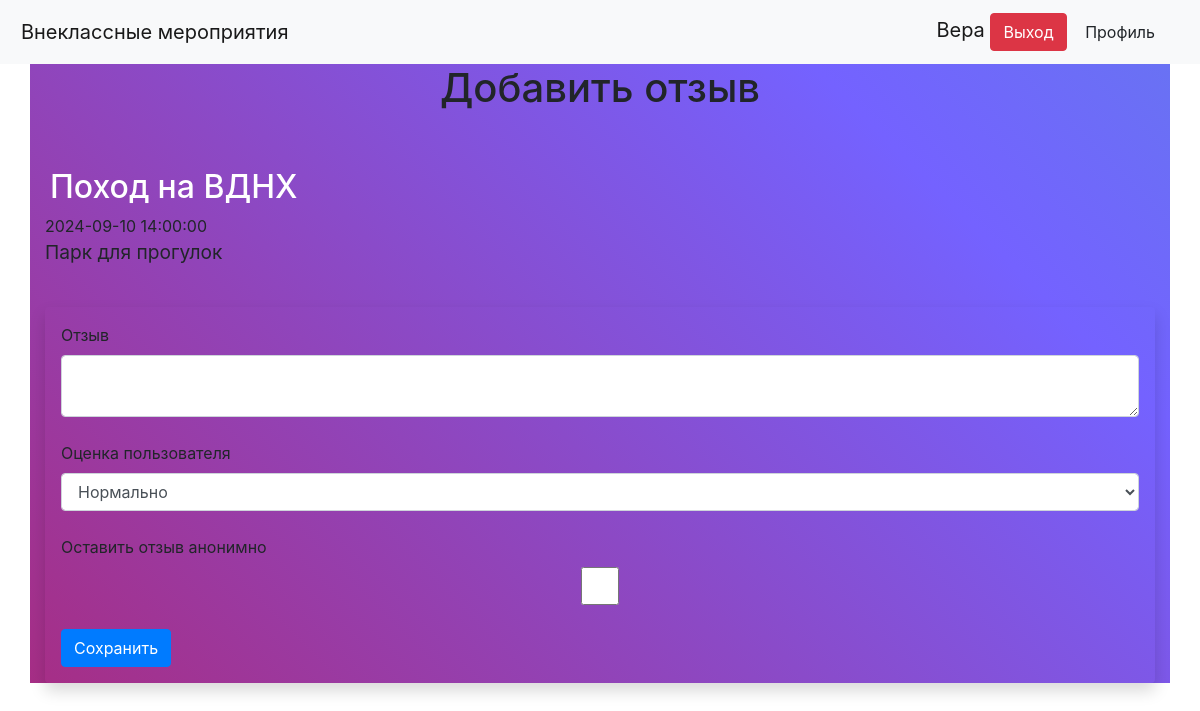
The page /events/5/feedbacks/add/ (signed in) on the database its author committed.
### data/users.py (models this page shows, shortened)
class User(SqlAlchemyBase, UserMixin):
    __tablename__ = 'users'
    id = db.Column(db.Integer, primary_key=True, autoincrement=True)
    name = db.Column(db.VARCHAR, nullable=True)
    email = db.Column(db.VARCHAR, index=True, unique=True, nullable=True)
    last_name = db.Column(db.VARCHAR, nullable=True)
    fathers_name = db.Column(db.VARCHAR, nullable=True)
    occupation = db.Column(db.VARCHAR, nullable=True)
    school_num = db.Column(db.VARCHAR, nullable=True)
    class_num = db.Column(db.VARCHAR, nullable=True)
    city = db.Column(db.VARCHAR, nullable=True)
    about = db.Column(db.VARCHAR, nullable=True)
    hashed_password = db.Column(db.VARCHAR, nullable=True)
    created_date = db.Column(db.DateTime, default=datetime.datetime.now)
    is_active = db.Column(db.CHAR, nullable=True)
    profile_picture = db.Column(db.VARCHAR, nullable=True)
    events = orm.relationship("Events", backref='event_poster')
    feedbacks = orm.relationship("Feedbacks", backref='feedback_poster')

### data/events.py (models this page shows)
class Events(SqlAlchemyBase):
    __tablename__ = 'events'
    id = db.Column(db.Integer, primary_key=True, autoincrement=True)
    title = db.Column(db.VARCHAR, nullable=False)
    description = db.Column(db.VARCHAR, nullable=False)
    event_picture = db.Column(db.VARCHAR, nullable=True)
    event_date_time = db.Column(db.DateTime, default=datetime.datetime.now)
    created_date = db.Column(db.DateTime, default=datetime.datetime.now)
    poster_id = db.Column(db.Integer, db.ForeignKey("users.id"))
    category_id = db.Column(db.Integer, db.ForeignKey("categories.id"))
    feedbacks = orm.relationship("Feedbacks", backref='event')

### main.py (the view, shortened to what this page needs)
@app.route('/events/<int:event_id>/feedbacks/add/', methods=['GET', 'POST'])
def add_feedback(event_id):
    form = FeedbackForm()
    db_sess = db_session.create_session()
    event = db_sess.query(Events).filter(Events.id == event_id).first()
    return render_template("add_feedback.html", form=form, event=event)

### forms/feedback.py
class FeedbackForm(FlaskForm):
    feedback = TextAreaField("Отзыв", validators=[DataRequired()])
    user_score = SelectField("Оценка пользователя", choices=[(2, 'Нормально'), (3, 'Неплохо'), (4, 'Хорошо'), (5, 'Великолепно')])
    is_anonymous = BooleanField("Оставить отзыв анонимно")
    submit = SubmitField('Сохранить')

### data/db_session.py (called while the page is built)
def create_session() -> Session:
    global __factory
    return __factory()

### main.py (called while the page is built)
@login_manager.user_loader
def load_user(user_id):
    db_sess = db_session.create_session()
    return db_sess.query(User).get(user_id)

### templates/add_feedback.html (shortened to what this page needs)
{% extends "base.html" %}
{% block content %}
{% if current_user.is_authenticated %}
	<h1>Добавить отзыв</h1>
	<br/>
<h2><a href="{{ url_for('event', id=event.id)}}">{{ event.title }}</a></h2>
{{ event.event_date_time }}
{{ event.description|safe }}
	<div class="shadow p-3 mb-5 bg-body rounded">
		<form action="" method="POST">
			{{ form.feedback.label(class="form-label") }}
			{{ form.feedback(class="form-control") }}
			<br/>
			{{ form.user_score.label(class="form-label") }}
			{{ form.user_score(class="form-control") }}
			<br/>
			{{ form.is_anonymous.label(class="form-label") }}
			{{ form.is_anonymous(class="form-control") }}
			<br/>
			{{ form.submit(class="btn btn-primary") }}
		</form>
	</div>
{% else %}
	<h2> Для создания мероприятия необходимо войти в систему...</h2>
	<a href="{{ url_for('login') }}">Вход в систему</a>
{% endif %}
{% endblock %}

### templates/base.html (shortened to what this page needs)
<!doctype html>
<html lang="en">
<head>
    <link rel="stylesheet"
          href="https://stackpath.bootstrapcdn.com/bootstrap/4.4.1/css/bootstrap.min.css"
>
    <link rel="stylesheet" type="text/css" href="{{url_for('static', filename='css/style.css')}}" />
    <link rel="stylesheet" type="text/css" href="{{url_for('static', filename='css/style_maps.css')}}" />
    <link rel="stylesheet" type="text/css" href="{{url_for('static', filename='css/style_def.css')}}" />
    <link rel="stylesheet" type="text/css" href="{{url_for('static', filename='css/info.css')}}" />
</head>
<body>
<header>
    <nav class="navbar navbar-light bg-light">
        <a class="navbar-brand" href="/">Внеклассные мероприятия</a>
        <div class="navbar-brand">
        {% if current_user.is_authenticated %}
                {{ current_user.name }}
                <a class="btn btn-danger" href="/logout" >Выход</a>
                <a class="btn" href="/profile" >Профиль</a>
        {% else %}
                <a class="btn btn-primary" href="/register">Зарегистрироваться</a>
                <a class="btn btn-success" href="/login">Войти</a>
        {% endif %}
        </div>
    </nav>
</header>
<main role="main" class="container">
    {% block content %}{% endblock %}
</main>
</body>
</html>

### static/css/style.css (style rules this page uses)
.container { height: 100%; width: 100%; background: linear-gradient(45deg, #d2001a, #7462ff, #23d5ab); background-size: 300% 300%; animation: color 12s ease-in-out infinite; }
a { color: #FFF; }

### static/css/style_maps.css (style rules this page uses)
a { text-align: center; padding: 5px; }
h1 { text-align: center; }

### static/css/style_def.css (style rules this page uses)
* { margin: 0; }

### rows shown on the page
User: name "Вера"
Events: title "Поход на ВДНХ", event_date_time "2024-09-10 14:00:00", description "Парк для прогулок"
